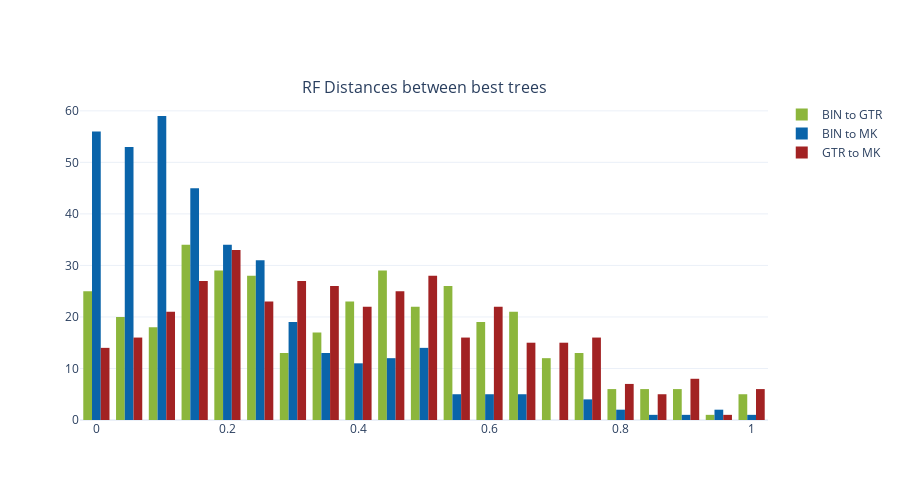

This figure's notebook cell:
### Code cell
fig = make_subplots(
    rows=1,
    cols=1,
    #subplot_titles=["RF Distances between consensus trees"]
    subplot_titles=["RF Distances between best trees"]
)

    
fig.append_trace(
    go.Histogram(
        x=df['eval_dist_BIN_GTR'],
        #x=df['consensus_dist_BIN_GTR'],
        name="BIN to GTR",
        marker_color = cc.get_diff_color("BIN", "GTR"),
        showlegend=True
        #, histnorm="percent"
    ),
    row=1,
    col=1
)

fig.append_trace(
    go.Histogram(
        x=df['eval_dist_BIN_MK'],
        #x=df['consensus_dist_BIN_MK'],
        name="BIN to MK",
        marker_color =cc.get_diff_color("BIN", "MK"),
        showlegend=True
        #, histnorm="percent"
    ),
    row=1,
    col=1
)

fig.append_trace(
    go.Histogram(
        x=df['eval_dist_GTR_MK'],
        #x=df['consensus_dist_GTR_MK'],
        name="GTR to MK",
        marker_color = cc.get_diff_color("GTR", "MK"),
        showlegend=True
        #, histnorm="percent"
    ),
    row=1,
    col=1
)
fig.update_layout(template="plotly_white", height=500)

### Figure 1 — Plotly figure (JSON) as saved in the notebook; plotly's stock layout.template omitted (floating-point values rounded to 4 significant figures; data arrays with more than 128 entries replaced by an {"elided": "..."} marker saying what was removed)
{"data": [{"marker": {"color": "#8CB63C"}, "name": "BIN to GTR", "showlegend": true, "type": "histogram", "x": {"elided": "373 float values"}, "xaxis": "x", "yaxis": "y"}, {"marker": {"color": "#0A64AA"}, "name": "BIN to MK", "showlegend": true, "type": "histogram", "x": {"elided": "373 float values"}, "xaxis": "x", "yaxis": "y"}, {"marker": {"color": "#A22223"}, "name": "GTR to MK", "showlegend": true, "type": "histogram", "x": {"elided": "373 float values"}, "xaxis": "x", "yaxis": "y"}], "layout": {"annotations": [{"font": {"size": 16}, "showarrow": false, "text": "RF Distances between best trees", "x": 0.5, "xanchor": "center", "xref": "paper", "y": 1, "yanchor": "bottom", "yref": "paper"}], "height": 500, "xaxis": {"anchor": "y", "domain": [0, 1]}, "yaxis": {"anchor": "x", "domain": [0, 1]}}}
